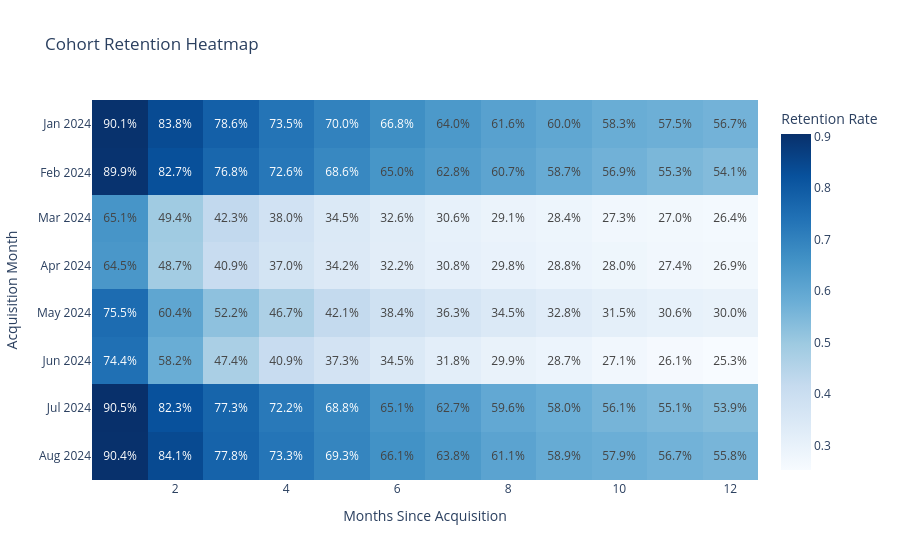

Write notebook code for a chart like this one.
### Markdown cell above
Create the Heatmap

### Code cell
fig = px.imshow(
    heatmap_data,
    aspect="auto",
    color_continuous_scale="Blues",
    text_auto=".1%",
    labels={
        "x": "Months Since Acquisition",
        "y": "Acquisition Month",
        "color": "Retention Rate",
    },
    title="Cohort Retention Heatmap"
)

fig.update_layout(
    xaxis_title="Months Since Acquisition",
    yaxis_title="Acquisition Month"
)

fig.show()

### Figure 1 — Plotly figure (JSON) as saved in the notebook; plotly's stock layout.template omitted (floating-point values rounded to 4 significant figures)
{"data": [{"coloraxis": "coloraxis", "hovertemplate": "Months Since Acquisition: %{x}<br>Acquisition Month: %{y}<br>Retention Rate: %{z}<extra></extra>", "name": "0", "texttemplate": "%{z:.1%}", "type": "heatmap", "x": [1, 2, 3, 4, 5, 6, 7, 8, 9, 10, 11, 12], "xaxis": "x", "y": ["2024-01", "2024-02", "2024-03", "2024-04", "2024-05", "2024-06", "2024-07", "2024-08"], "yaxis": "y", "z": [[0.9015, 0.8382, 0.7856, 0.735, 0.7004, 0.6678, 0.6405, 0.6158, 0.5999, 0.5826, 0.5752, 0.5666], [0.8986, 0.8266, 0.7677, 0.7264, 0.6859, 0.6499, 0.6283, 0.6073, 0.587, 0.5694, 0.553, 0.5406], [0.6512, 0.4942, 0.4232, 0.3795, 0.3454, 0.3256, 0.3058, 0.2915, 0.284, 0.273, 0.2703, 0.2642], [0.6448, 0.4871, 0.4089, 0.3704, 0.3419, 0.3221, 0.3082, 0.2982, 0.2876, 0.2803, 0.2737, 0.2691], [0.7554, 0.6035, 0.5224, 0.4672, 0.4205, 0.3842, 0.3634, 0.3452, 0.3284, 0.3154, 0.3056, 0.2998], [0.7441, 0.582, 0.4735, 0.4092, 0.3731, 0.3449, 0.3182, 0.2994, 0.2873, 0.2706, 0.2605, 0.2525], [0.9053, 0.8233, 0.7733, 0.722, 0.688, 0.6513, 0.6273, 0.596, 0.58, 0.5613, 0.5507, 0.5393], [0.9036, 0.8413, 0.7784, 0.7332, 0.6929, 0.6614, 0.6382, 0.6108, 0.5889, 0.5787, 0.567, 0.5581]]}], "layout": {"coloraxis": {"colorbar": {"title": {"text": "Retention Rate"}}, "colorscale": [[0, "rgb(247,251,255)"], [0.125, "rgb(222,235,247)"], [0.25, "rgb(198,219,239)"], [0.375, "rgb(158,202,225)"], [0.5, "rgb(107,174,214)"], [0.625, "rgb(66,146,198)"], [0.75, "rgb(33,113,181)"], [0.875, "rgb(8,81,156)"], [1, "rgb(8,48,107)"]]}, "title": {"text": "Cohort Retention Heatmap"}, "xaxis": {"anchor": "y", "domain": [0, 1], "title": {"text": "Months Since Acquisition"}}, "yaxis": {"anchor": "x", "autorange": "reversed", "domain": [0, 1], "title": {"text": "Acquisition Month"}}}}
